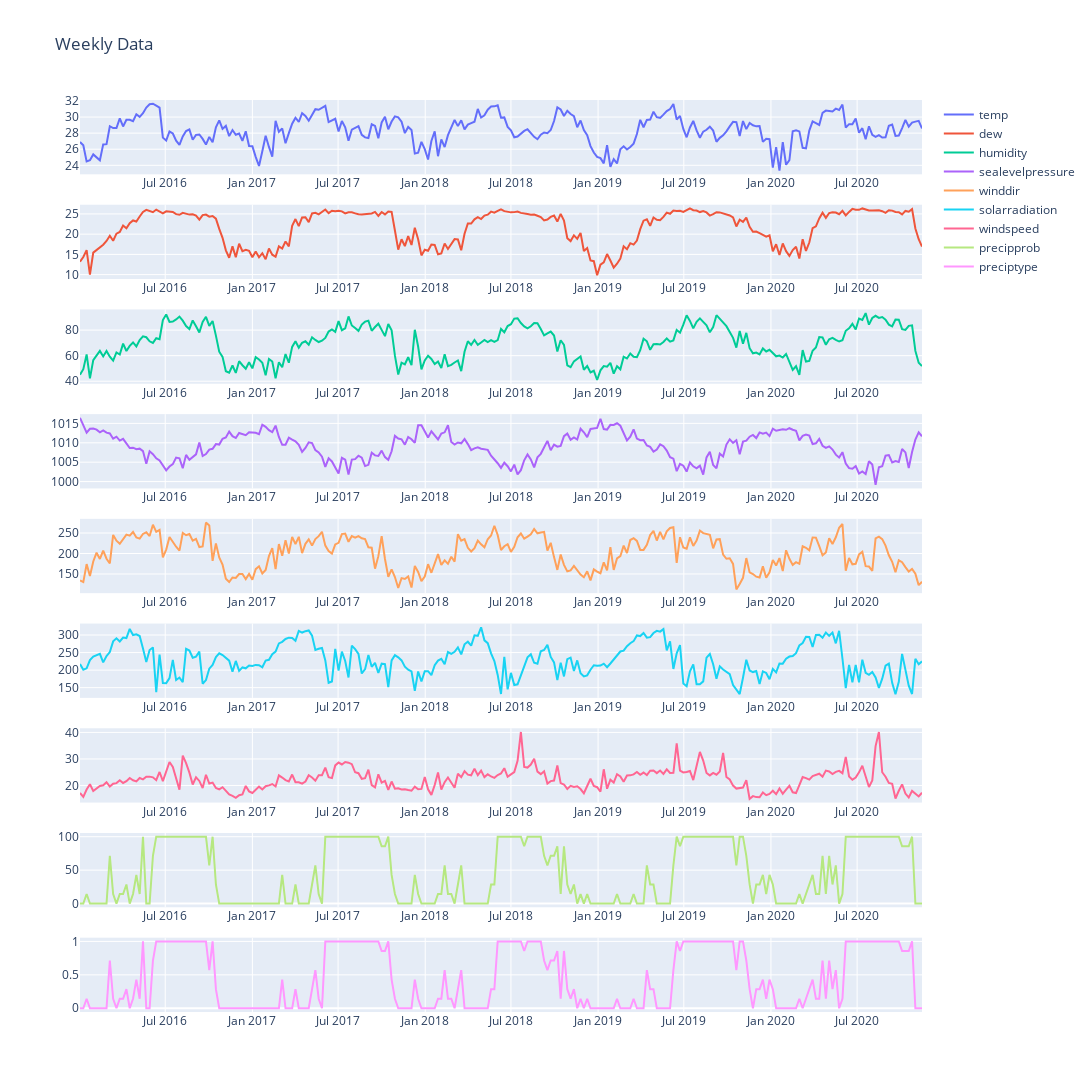

Write notebook code for a chart like this one.
### Code cell
# Create subplots for bi-weekly data visualisation
plot_rows = 9
plot_cols = 1
fig = make_subplots(rows=plot_rows, cols=plot_cols)

# Add traces to the subplots
x = 0
for i in range(1, plot_rows + 1):
    for j in range(1, plot_cols + 1):
        fig.add_trace(
            go.Scatter(
                x=df.index, y=df[df.columns[x]].values, name=df.columns[x], mode="lines"
            ),
            row=i,
            col=j,
        )
        x += 1

# Format and display the figure
fig.update_layout(height=1200, width=1200,title_text="Weekly Data")
fig.show()

### Figure 1 — Plotly figure (JSON) as saved in the notebook; plotly's stock layout.template omitted (floating-point values rounded to 4 significant figures; data arrays with more than 128 entries replaced by an {"elided": "..."} marker saying what was removed)
{"data": [{"mode": "lines", "name": "temp", "type": "scatter", "x": {"elided": "255 str values"}, "xaxis": "x", "y": {"elided": "255 float values"}, "yaxis": "y"}, {"mode": "lines", "name": "dew", "type": "scatter", "x": {"elided": "255 str values"}, "xaxis": "x2", "y": {"elided": "255 float values"}, "yaxis": "y2"}, {"mode": "lines", "name": "humidity", "type": "scatter", "x": {"elided": "255 str values"}, "xaxis": "x3", "y": {"elided": "255 float values"}, "yaxis": "y3"}, {"mode": "lines", "name": "sealevelpressure", "type": "scatter", "x": {"elided": "255 str values"}, "xaxis": "x4", "y": {"elided": "255 float values"}, "yaxis": "y4"}, {"mode": "lines", "name": "winddir", "type": "scatter", "x": {"elided": "255 str values"}, "xaxis": "x5", "y": {"elided": "255 float values"}, "yaxis": "y5"}, {"mode": "lines", "name": "solarradiation", "type": "scatter", "x": {"elided": "255 str values"}, "xaxis": "x6", "y": {"elided": "255 float values"}, "yaxis": "y6"}, {"mode": "lines", "name": "windspeed", "type": "scatter", "x": {"elided": "255 str values"}, "xaxis": "x7", "y": {"elided": "255 float values"}, "yaxis": "y7"}, {"mode": "lines", "name": "precipprob", "type": "scatter", "x": {"elided": "255 str values"}, "xaxis": "x8", "y": {"elided": "255 float values"}, "yaxis": "y8"}, {"mode": "lines", "name": "preciptype", "type": "scatter", "x": {"elided": "255 str values"}, "xaxis": "x9", "y": {"elided": "255 float values"}, "yaxis": "y9"}], "layout": {"height": 1200, "title": {"text": "Weekly Data"}, "width": 1200, "xaxis": {"anchor": "y", "domain": [0, 1]}, "xaxis2": {"anchor": "y2", "domain": [0, 1]}, "xaxis3": {"anchor": "y3", "domain": [0, 1]}, "xaxis4": {"anchor": "y4", "domain": [0, 1]}, "xaxis5": {"anchor": "y5", "domain": [0, 1]}, "xaxis6": {"anchor": "y6", "domain": [0, 1]}, "xaxis7": {"anchor": "y7", "domain": [0, 1]}, "xaxis8": {"anchor": "y8", "domain": [0, 1]}, "xaxis9": {"anchor": "y9", "domain": [0, 1]}, "yaxis": {"anchor": "x", "domain": [0.9185, 1]}, "yaxis2": {"anchor": "x2", "domain": [0.8037, 0.8852]}, "yaxis3": {"anchor": "x3", "domain": [0.6889, 0.7704]}, "yaxis4": {"anchor": "x4", "domain": [0.5741, 0.6556]}, "yaxis5": {"anchor": "x5", "domain": [0.4593, 0.5407]}, "yaxis6": {"anchor": "x6", "domain": [0.3444, 0.4259]}, "yaxis7": {"anchor": "x7", "domain": [0.2296, 0.3111]}, "yaxis8": {"anchor": "x8", "domain": [0.1148, 0.1963]}, "yaxis9": {"anchor": "x9", "domain": [0, 0.08148]}}}
